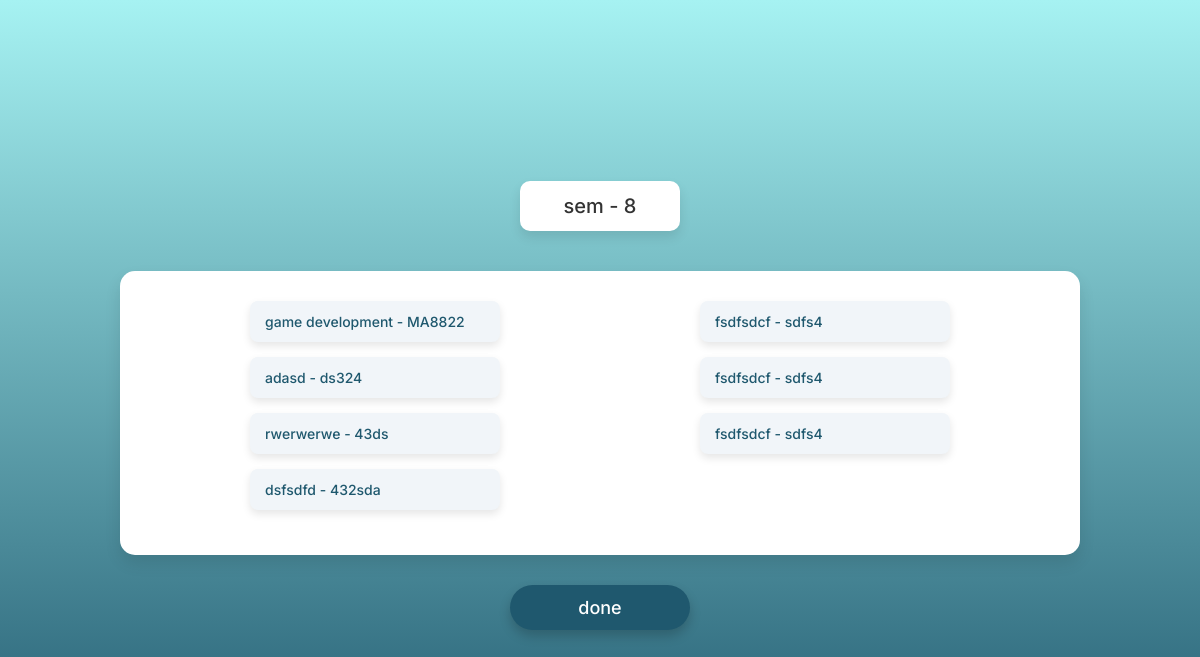
The page /msubject/7/7/ on the database its author committed.
### core/models.py (models this page shows, shortened)
class ClassStaff(models.Model):
    semester = models.SmallIntegerField()
    section = models.CharField(max_length=1)
    staff = models.ForeignKey(Staff,on_delete=models.CASCADE)
    subject = models.ForeignKey(Subject,on_delete=models.CASCADE)
    class Meta:
        verbose_name = "handling class"

class Subject(models.Model):
    name = models.CharField(max_length=50)
    subject_code = models.CharField(max_length=6)
    semester = models.SmallIntegerField()
    mcourse = models.BooleanField(default=False,help_text='manitaory course')
    ecourse = models.BooleanField(default=False,help_text='elective course')
    oecourse = models.BooleanField(default=False,help_text='open elective course')

### core/views.py (the view)
# urls.py: path('msubject/<int:sid>/<int:count>/',views.Manitiory.as_view(),name='msubject'),
class Manitiory(View):
    template_name = 'subject.html'
    def get(self,request,sid,count):
        is_both = None
        student = Student.objects.get(id=sid)
        course = ClassStaff.objects.filter(semester=student.semester,subject__mcourse=True)
        if course.count() >= 6 :
            half = len(course) // 2
            half += 1 if half % 2 != 0 else 0
            course1 = course[0:half]
            course2 = course[half::]
            is_both = True
            return render(self.request,self.template_name,{'student':student,'semester':student.semester,'course1':course1,'course2':course2,'count':count,'both_side':is_both})
        return render(self.request,self.template_name,{'student':student,'courses':course,'count':count,'both_side':is_both})

### templates/subject.html (shortened to what this page needs)
{% load static %}
<!DOCTYPE html>
<html lang="en">
<head>
    <link href="https://cdn.jsdelivr.net/npm/bootstrap@5.3.3/dist/css/bootstrap.min.css" rel="stylesheet"
>
    <link href="https://cdnjs.cloudflare.com/ajax/libs/bootstrap-icons/1.10.5/font/bootstrap-icons.min.css"
        rel="stylesheet">
    <link rel="stylesheet" href="{% static 'subject.css' %}">
</head>
<body>
    <header>
        <div class="head">
            <p class="letters">sem - {{semester}}</p>
        </div>
    </header>
    <div class="main_container">
        {% if both_side %}
        <div class="sub_container_1">
            {% for course in course1 %}
            <a href="{% url 'mfeed' student.id course.id 0 %}">
                <div class="sub_1">
                    <div class="inner_sub">
                        {{course.subject.name}} - {{course.subject.subject_code}}
                    </div>
                </div>
            </a>
            {% endfor %}
        </div>
        <div class="sub_container_2">
            {% for course in course2 %}
            <a href="{% url 'mfeed' student.id course.id 0 %}">
                <div class="sub_1">
                    <div class="inner_sub">
                        {{course.subject.name}} - {{course.subject.subject_code}}
                    </div>
                </div>
            </a>
            {% endfor %}
        </div>
    {% endif %}
</div>
<div class="butten_div">
    <button onclick="home()" class="btw">done</button>
</div>
</body>
</html>

### static/subject.css (style rules this page uses)
* { font-family: "Inter", sans-serif; box-sizing: border-box; margin: 0; padding: 0; }
body { background: linear-gradient(to bottom, #a6f2f2, #1f586e); color: #333; margin: 0; min-height: 100vh; display: flex; flex-direction: column; justify-content: center; align-items: center; }
h4, p { margin: 0; font-weight: 500; }
.letters { font-family: "Inter", sans-serif; font-size: 20px; }
header { display: flex; justify-content: center; margin-top: 10px; }
.head { background-color:white; border-radius: 10px; padding: 10px 25px; display: flex; flex-direction: column; width: 160px; gap: 5px; justify-content: center; align-items: center; box-shadow: 0 6px 12px rgba(0, 0, 0, 0.1); transition: transform 0.3s ease; }
.main_container { background-color: white; display: flex; justify-content: space-around; height: auto; width: 40%; padding: 30px; margin-top: 40px; border-radius: 15px; box-shadow: 0 8px 16px rgba(0, 0, 0, 0.1); flex-wrap: wrap; }
.sub_container_1, .sub_container_2 { display: flex; flex-direction: column; }
.sub_1 { display: flex; justify-content: space-between; align-items: center; margin-bottom: 15px; padding: 10px 15px; background-color: #f1f5f9; border-radius: 8px; transition: background-color 0.3s ease; box-shadow: 0 4px 8px rgba(0, 0, 0, 0.1); width: 250px }
.inner_sub { font-size: 14px; font-weight: 500; color: #1f586e; }
.butten_div { display: flex; justify-content: center; margin-top: 30px; }
.btw { width: 180px; height: 45px; border-radius: 25px; border: none; background-color: #1f586e; color: white; font-size: 18px; font-weight: 500; cursor: pointer; box-shadow: 0 6px 12px rgba(0, 0, 0, 0.2); transition: background-color 0.3s ease, transform 0.2s ease; }
a { text-decoration: none; }

### rows shown on the page
ClassStaff: subject.name "game development", subject.subject_code "MA8822"
ClassStaff: subject.name "adasd", subject.subject_code "ds324"
ClassStaff: subject.name "rwerwerwe", subject.subject_code "43ds"
ClassStaff: subject.name "dsfsdfd", subject.subject_code "432sda"
ClassStaff: subject.name "fsdfsdcf", subject.subject_code "sdfs4"
ClassStaff: subject.name "fsdfsdcf", subject.subject_code "sdfs4"
ClassStaff: subject.name "fsdfsdcf", subject.subject_code "sdfs4"

### other values the page prints
{{ semester }} "8"
